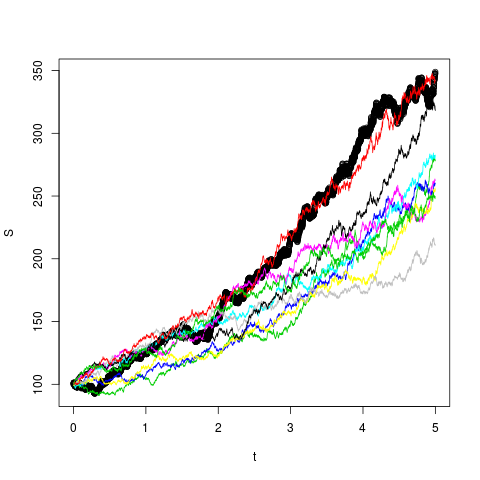

This chart was generated by the following R code:
mu<- 0.2
sigma<- 0.1
n<-5000
S<-vector("numeric")
S[1]=100
t<-vector("numeric")
t[1]=0
for(i in 2:n)
{
	t[i]=t[i-1]+0.001
}
S5<-vector("numeric")
png("4_GBM.png")
for(j in 1:10)
{
	Z<-rnorm(5000)
	for(i in 2:n)
	{
		S[i]=(S[i-1]*exp((0.001*(mu-(sigma*sigma/2)))+(sigma*sqrt(0.001)*Z[i])))
	}
	if(j==1)
	{
		plot(t,S, col="black")
	}
	else
	{
		lines(t,S,col=j+1)
	}
	S5[j]=S[5000]
}
cat("Mean of S(5) = ",mean(S5),"\n")
cat("Variance of S(5) = ",var(S5),"\n")

